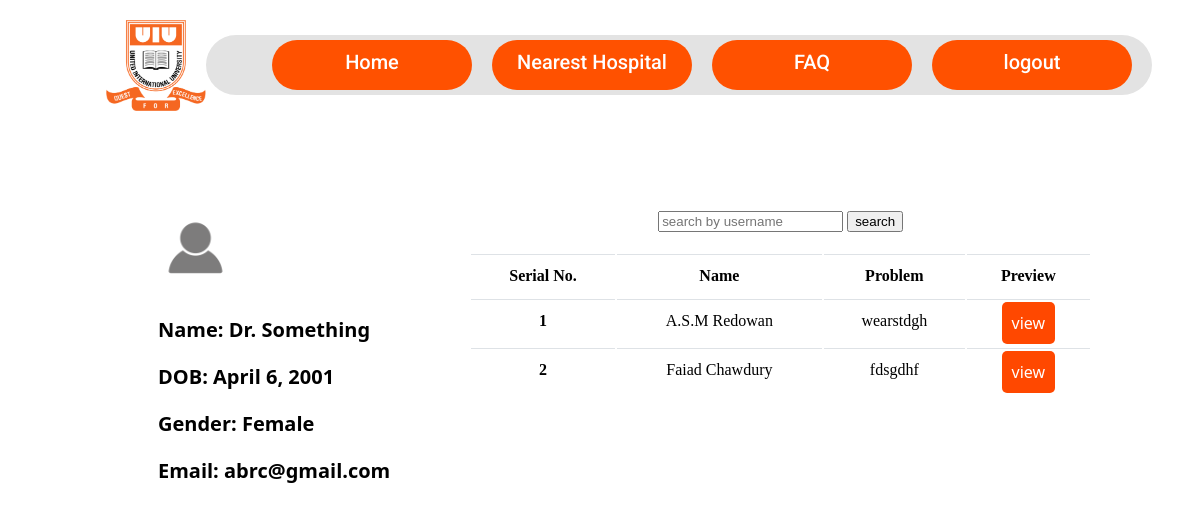
Before: /doctor/ (signed in) with the older database file.
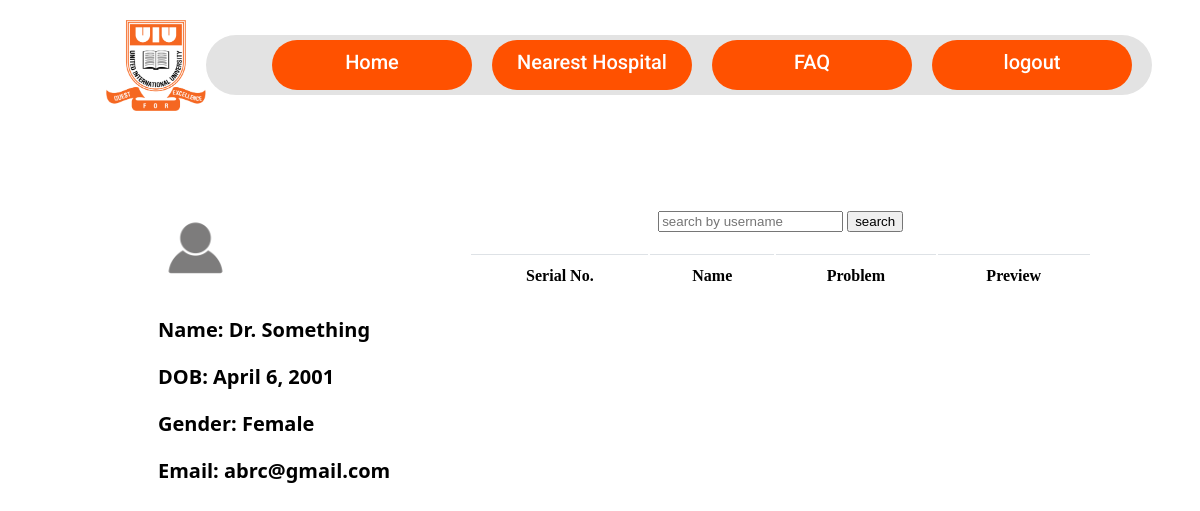
After: the same page with the newer database file.
### Users/models.py (models this page shows, shortened)
class Appointment(models.Model):
    TIME_SLOT = {
        "slot1": "9AM -11AM",
        "slot2": "11AM-1PM",
        "slot3": "1PM-5PM"
    }
    patient = models.ForeignKey(Person, on_delete=models.CASCADE, primary_key=True, related_name='patient_appointments')
    appointment_date = models.DateTimeField(default=timezone.now)
    status = models.BooleanField(default=False)  # True if the appointment is confirmed
    slot = models.CharField(max_length=5, choices=TIME_SLOT)
    problem = models.CharField(max_length=250, null=True)

class Person(models.Model):
    class UserType(models.TextChoices):
        PATIENT = 'Patient', 'Patient'
        DOCTOR = 'Doctor', 'Doctor'
    class Dpartments(models.TextChoices):
        CSE = 'CSE', 'Computer Science & Engineering'
        EEE = 'EEE', 'Electrial & Electronics Engineering'
        CE = 'CE', 'Civil  Engineering'
        DS = 'DS', 'Data Science and Analytics'
        AD = 'AD', 'Admin'
    class Gender(models.TextChoices):
        MALE = 'Male', 'Male'
        FEMALE = 'Female', 'Female'
    username = models.CharField(max_length=100, unique=True, primary_key=True)
    password = models.CharField(max_length=50)
    first_name = models.CharField(max_length=30)
    last_name = models.CharField(max_length=30)
    email = models.EmailField(unique=True,null=True)
    userprofileimage = models.ImageField(upload_to="profile")
    dob = models.DateField(null=True, blank=True)
    department = models.CharField(max_length=4, choices=Dpartments.choices)
    usertype  = models.CharField(max_length=7, choices=UserType.choices)
    gender = models.CharField(max_length=7, choices=Gender.choices)

### doctor/views.py (the view)
# urls.py: path('', doctor_home, name='doctor-home'),
def doctor_home(request):
    if not request.session.get('username'):
        return redirect('index')
    appointments = Appointment.objects.filter(status=True).order_by('appointment_date')
    person = Person.objects.get(username=request.session.get('username'))
    return render(request, 'doctor-home.html',context={"person":person, "appointments": appointments})

### doctor/templates/doctor-home.html (shortened to what this page needs)
{% extends "base.html" %}
{% block css %}
    {% load static %}
    {% load django_template_maths %}
    <link rel="stylesheet" href="{% static 'doctor.css' %}">
{% endblock %}
{% block content %}
<div class="body-content">
    <div class="left-side">
        <img src="/media/{{person.userprofileimage}}" alt="">
        <p>Name: {{ person.first_name}} {{person.last_name }}</p>
        <p>DOB: {{ person.dob }}</p>
        <p>Gender: {{ person.gender }}</p>
        <p>Email: {{ person.email }}</p>
    </div>
    <div class="right-side">
        <div class="search">
            <form action="{% url "search" %}" method="POST">
                <input type="text" placeholder="search by username" name="username">
                <button type="submit" class="search-button">search</button>
            </form>
        </div>
        <div class="appoint-list">
            <table class="table">
                <tr>
                    <th scope="col">Serial No.</th>
                    <th scope="col">Name</th>
                    <th scope="col">Problem</th>
                    <th scope="col">Preview</th>
                </tr>
                {% for app in appointments %}
                <tr>
                    <th scope="row">{{forloop.counter}}</th>
                    <td>{{app.patient.first_name}} {{app.patient.last_name}}</td>
                    <td>{{app.problem}}</td>
                    <td><a href="{% url 'patientprofile' app.patient.username %}" style="width: 90px;padding: 10px 10px 10px 10px; height: 10px; background: rgb(255, 72, 0); color: #FFF; text-decoration: none; border-radius: 5px; font-family: system-ui, -apple-system, BlinkMacSystemFont, 'Segoe UI', Roboto, Oxygen, Ubuntu, Cantarell, 'Open Sans', 'Helvetica Neue', sans-serif;
                        ">view</a></td>
                </tr>
                {% endfor %}
            </table>
        </div>
    </div>
</div>
{% endblock content %}

Changed rows visible on the page:
no longer on this page (row edited): Appointment: patient.first_name "A.S.M", patient.last_name "Redowan", problem "wearstdgh"
no longer on this page (row edited): Appointment: patient.first_name "Faiad", patient.last_name "Chawdury", problem "fdsgdhf"
